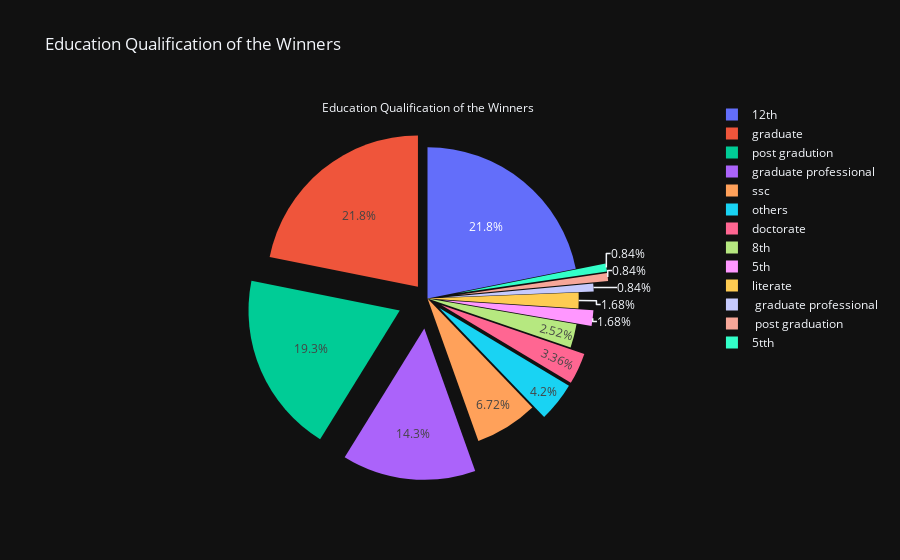

Write notebook code for a chart like this one.
### Markdown cell above
## What is the Educational Qualification of our politicians?

### Code cell
import plotly.graph_objects as go

ed_valid=df[df['Party']!="NOTA"]
#ed_cnt=ed_valid.groupby('EDUCATION').apply(lambda x:x['Party'].count()).reset_index(name='Counts')
#fig = go.Figure(data=[go.Pie(labels=ed_cnt['EDUCATION'], values=ed_cnt['Counts'], pull=[0.1, 0.2, 0, 0.1, 0.2, 0,0.1, 0.2, 0,0.1, 0.2, 0.1])])
#fig.update_layout(title_text='Overall Education Qualification of all the Nominees',template='plotly_dark')
#fig.show()
ed_won=ed_valid[ed_valid['WIN']==1]
ed_win_cnt=ed_won.groupby('EDUCATION').apply(lambda x:x['Party'].count()).reset_index(name='Counts')
fig2 = go.Figure(data=[go.Pie(labels=ed_win_cnt['EDUCATION'], values=ed_win_cnt['Counts'], pull=[0.1, 0.2, 0, 0.1, 0.2, 0,0.1, 0.1, 0.2,0, 0.1, 0.2],title='Education Qualification of the Winners')])
fig2.update_layout(title_text='Education Qualification of the Winners',template='plotly_dark')
fig2.show()

### Figure 1 — Plotly figure (JSON) as saved in the notebook; plotly's stock layout.template omitted (floating-point values rounded to 4 significant figures)
{"data": [{"labels": [" graduate professional", " post graduation", "12th", "5th", "5tth", "8th", "doctorate", "graduate", "graduate professional", "literate", "others", "post gradution", "ssc"], "pull": [0.1, 0.2, 0, 0.1, 0.2, 0, 0.1, 0.1, 0.2, 0, 0.1, 0.2], "title": {"text": "Education Qualification of the Winners"}, "type": "pie", "values": [1, 1, 26, 2, 1, 3, 4, 26, 17, 2, 5, 23, 8]}], "layout": {"title": {"text": "Education Qualification of the Winners"}}}
